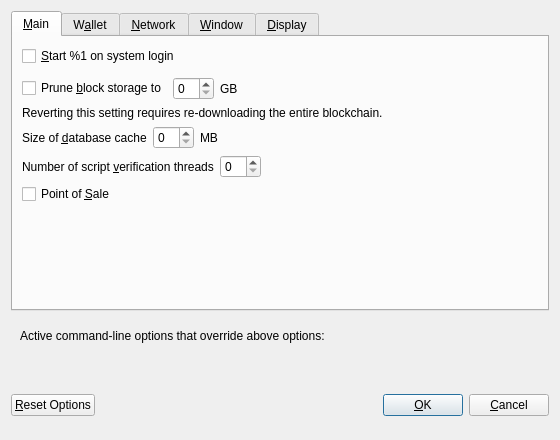
<?xml version="1.0" encoding="UTF-8"?>
<ui version="4.0">
 <class>OptionsDialog</class>
 <widget class="QDialog" name="OptionsDialog">
  <property name="geometry">
   <rect>
    <x>0</x>
    <y>0</y>
    <width>560</width>
    <height>440</height>
   </rect>
  </property>
  <property name="windowTitle">
   <string>Options</string>
  </property>
  <property name="modal">
   <bool>true</bool>
  </property>
  <layout class="QVBoxLayout" name="verticalLayout">
   <item>
    <widget class="QTabWidget" name="tabWidget">
     <property name="currentIndex">
      <number>0</number>
     </property>
     <widget class="QWidget" name="tabMain">
      <attribute name="title">
       <string>&amp;Main</string>
      </attribute>
      <layout class="QVBoxLayout" name="verticalLayout_Main">
       <item>
        <widget class="QCheckBox" name="bitcoinAtStartup">
         <property name="toolTip">
          <string>Automatically start %1 after logging in to the system.</string>
         </property>
         <property name="text">
          <string>&amp;Start %1 on system login</string>
         </property>
        </widget>
       </item>
       <item>
        <spacer name="horizontalSpacer_0_Main">
         <property name="orientation">
          <enum>Qt::Horizontal</enum>
         </property>
         <property name="sizeHint" stdset="0">
          <size>
           <width>40</width>
           <height>5</height>
          </size>
         </property>
        </spacer>
       </item>
       <item>
       <layout class="QHBoxLayout" name="horizontalLayout_Main_Prune">
        <item>
         <widget class="QCheckBox" name="prune">
          <property name="toolTip">
           <string>Disables some advanced features but all blocks will still be fully validated. Reverting this setting requires re-downloading the entire blockchain. Actual disk usage may be somewhat higher.</string>
          </property>
          <property name="text">
           <string>Prune &amp;block storage to</string>
          </property>
         </widget>
        </item>
        <item>
         <widget class="QSpinBox" name="pruneSize"/>
        </item>
         <item>
          <widget class="QLabel" name="pruneSizeUnitLabel">
           <property name="text">
            <string>GB</string>
           </property>
           <property name="textFormat">
            <enum>Qt::PlainText</enum>
           </property>
          </widget>
         </item>
         <item>
          <spacer name="horizontalSpacer_Main_Prune">
           <property name="orientation">
            <enum>Qt::Horizontal</enum>
           </property>
           <property name="sizeHint" stdset="0">
            <size>
             <width>40</width>
             <height>20</height>
            </size>
           </property>
          </spacer>
         </item>
        </layout>
       </item>
       <item>
        <widget class="QLabel" name="pruneWarning">
         <property name="text">
          <string>Reverting this setting requires re-downloading the entire blockchain.</string>
         </property>
         <property name="textFormat">
          <enum>Qt::PlainText</enum>
         </property>
        </widget>
       </item>
       <item>
        <layout class="QHBoxLayout" name="horizontalLayout_2_Main">
         <item>
          <widget class="QLabel" name="databaseCacheLabel">
           <property name="text">
            <string>Size of &amp;database cache</string>
           </property>
           <property name="textFormat">
            <enum>Qt::PlainText</enum>
           </property>
           <property name="buddy">
            <cstring>databaseCache</cstring>
           </property>
          </widget>
         </item>
         <item>
          <widget class="QSpinBox" name="databaseCache"/>
         </item>
         <item>
          <widget class="QLabel" name="databaseCacheUnitLabel">
           <property name="text">
            <string>MB</string>
           </property>
           <property name="textFormat">
            <enum>Qt::PlainText</enum>
           </property>
          </widget>
         </item>
         <item>
          <spacer name="horizontalSpacer_2_Main">
           <property name="orientation">
            <enum>Qt::Horizontal</enum>
           </property>
           <property name="sizeHint" stdset="0">
            <size>
             <width>40</width>
             <height>20</height>
            </size>
           </property>
          </spacer>
         </item>
        </layout>
       </item>
       <item>
        <layout class="QHBoxLayout" name="horizontalLayout_3_Main">
         <item>
          <widget class="QLabel" name="threadsScriptVerifLabel">
           <property name="text">
            <string>Number of script &amp;verification threads</string>
           </property>
           <property name="textFormat">
            <enum>Qt::PlainText</enum>
           </property>
           <property name="buddy">
            <cstring>threadsScriptVerif</cstring>
           </property>
          </widget>
         </item>
         <item>
          <widget class="QSpinBox" name="threadsScriptVerif">
           <property name="toolTip">
            <string>(0 = auto, &lt;0 = leave that many cores free)</string>
           </property>
          </widget>
         </item>
         <item>
          <spacer name="horizontalSpacer_3_Main">
           <property name="orientation">
            <enum>Qt::Horizontal</enum>
           </property>
           <property name="sizeHint" stdset="0">
            <size>
             <width>40</width>
             <height>20</height>
            </size>
           </property>
          </spacer>
         </item>
        </layout>
       </item>
       <item>
        <widget class="QCheckBox" name="pointOfSale">
         <property name="toolTip">
          <string>Enable Point of Sale mode to manage products and services for accepting Dogecoin payments</string>
         </property>
         <property name="text">
          <string>Point of &amp;Sale</string>
         </property>
        </widget>
       </item>
       <item>
        <spacer name="verticalSpacer_Main">
         <property name="orientation">
          <enum>Qt::Vertical</enum>
         </property>
         <property name="sizeHint" stdset="0">
          <size>
           <width>20</width>
           <height>40</height>
          </size>
         </property>
        </spacer>
       </item>
      </layout>
     </widget>
     <widget class="QWidget" name="tabWallet">
      <attribute name="title">
       <string>W&amp;allet</string>
      </attribute>
      <layout class="QVBoxLayout" name="verticalLayout_Wallet">
       <item>
        <widget class="QGroupBox" name="groupBox">
         <property name="title">
          <string>Expert</string>
         </property>
         <layout class="QVBoxLayout" name="verticalLayout_2">
          <item>
           <widget class="QCheckBox" name="coinControlFeatures">
            <property name="toolTip">
             <string>Whether to show coin control features or not.</string>
            </property>
            <property name="text">
             <string>Enable coin &amp;control features</string>
            </property>
           </widget>
          </item>
          <item>
           <widget class="QCheckBox" name="spendZeroConfChange">
            <property name="toolTip">
             <string>If you disable the spending of unconfirmed change, the change from a transaction cannot be used until that transaction has at least one confirmation. This also affects how your balance is computed.</string>
            </property>
            <property name="text">
             <string>&amp;Spend unconfirmed change</string>
            </property>
           </widget>
          </item>
         </layout>
        </widget>
       </item>
       <item>
        <spacer name="verticalSpacer_Wallet">
         <property name="orientation">
          <enum>Qt::Vertical</enum>
         </property>
         <property name="sizeHint" stdset="0">
          <size>
           <width>20</width>
           <height>40</height>
          </size>
         </property>
        </spacer>
       </item>
      </layout>
     </widget>
     <widget class="QWidget" name="tabNetwork">
      <attribute name="title">
       <string>&amp;Network</string>
      </attribute>
      <layout class="QVBoxLayout" name="verticalLayout_Network">
       <item>
        <widget class="QCheckBox" name="mapPortUpnp">
         <property name="toolTip">
          <string>Automatically open the Dogecoin client port on the router. This only works when your router supports UPnP and it is enabled.</string>
         </property>
         <property name="text">
          <string>Map port using &amp;UPnP</string>
         </property>
        </widget>
       </item>
       <item>
        <widget class="QCheckBox" name="allowIncoming">
         <property name="toolTip">
          <string>Accept connections from outside</string>
         </property>
         <property name="text">
          <string>Allow incoming connections</string>
         </property>
        </widget>
       </item>
       <item>
        <widget class="QCheckBox" name="connectSocks">
         <property name="toolTip">
          <string>Connect to the Dogecoin network through a SOCKS5 proxy.</string>
         </property>
         <property name="text">
          <string>&amp;Connect through SOCKS5 proxy (default proxy):</string>
         </property>
        </widget>
       </item>
       <item>
        <layout class="QHBoxLayout" name="horizontalLayout_1_Network">
         <item>
          <widget class="QLabel" name="proxyIpLabel">
           <property name="text">
            <string>Proxy &amp;IP:</string>
           </property>
           <property name="textFormat">
            <enum>Qt::PlainText</enum>
           </property>
           <property name="buddy">
            <cstring>proxyIp</cstring>
           </property>
          </widget>
         </item>
         <item>
          <widget class="QValidatedLineEdit" name="proxyIp">
           <property name="minimumSize">
            <size>
             <width>140</width>
             <height>0</height>
            </size>
           </property>
           <property name="maximumSize">
            <size>
             <width>140</width>
             <height>16777215</height>
            </size>
           </property>
           <property name="toolTip">
            <string>IP address of the proxy (e.g. IPv4: 127.0.0.1 / IPv6: ::1)</string>
           </property>
          </widget>
         </item>
         <item>
          <widget class="QLabel" name="proxyPortLabel">
           <property name="text">
            <string>&amp;Port:</string>
           </property>
           <property name="textFormat">
            <enum>Qt::PlainText</enum>
           </property>
           <property name="buddy">
            <cstring>proxyPort</cstring>
           </property>
          </widget>
         </item>
         <item>
          <widget class="QLineEdit" name="proxyPort">
           <property name="minimumSize">
            <size>
             <width>55</width>
             <height>0</height>
            </size>
           </property>
           <property name="maximumSize">
            <size>
             <width>55</width>
             <height>16777215</height>
            </size>
           </property>
           <property name="toolTip">
            <string>Port of the proxy (e.g. 9050)</string>
           </property>
          </widget>
         </item>
         <item>
          <spacer name="horizontalSpacer_1_Network">
           <property name="orientation">
            <enum>Qt::Horizontal</enum>
           </property>
           <property name="sizeHint" stdset="0">
            <size>
             <width>40</width>
             <height>20</height>
            </size>
           </property>
          </spacer>
         </item>
        </layout>
       </item>
       <item>
        <layout class="QHBoxLayout" name="horizontalLayout_2_Network">
         <item>
          <widget class="QLabel" name="proxyActiveNets">
           <property name="text">
            <string>Used for reaching peers via:</string>
           </property>
           <property name="textFormat">
            <enum>Qt::PlainText</enum>
           </property>
          </widget>
         </item>
         <item>
          <widget class="QCheckBox" name="proxyReachIPv4">
           <property name="enabled">
            <bool>false</bool>
           </property>
           <property name="toolTip">
            <string>Shows, if the supplied default SOCKS5 proxy is used to reach peers via this network type.</string>
           </property>
           <property name="text">
            <string/>
           </property>
          </widget>
         </item>
         <item>
          <widget class="QLabel" name="proxyReachIPv4Label">
           <property name="text">
            <string>IPv4</string>
           </property>
           <property name="textFormat">
            <enum>Qt::PlainText</enum>
           </property>
          </widget>
         </item>
         <item>
          <widget class="QCheckBox" name="proxyReachIPv6">
           <property name="enabled">
            <bool>false</bool>
           </property>
           <property name="toolTip">
            <string>Shows, if the supplied default SOCKS5 proxy is used to reach peers via this network type.</string>
           </property>
           <property name="text">
            <string/>
           </property>
          </widget>
         </item>
         <item>
          <widget class="QLabel" name="proxyReachIPv6Label">
           <property name="text">
            <string>IPv6</string>
           </property>
           <property name="textFormat">
            <enum>Qt::PlainText</enum>
           </property>
          </widget>
         </item>
         <item>
          <widget class="QCheckBox" name="proxyReachTor">
           <property name="enabled">
            <bool>false</bool>
           </property>
           <property name="toolTip">
            <string>Shows, if the supplied default SOCKS5 proxy is used to reach peers via this network type.</string>
           </property>
           <property name="text">
            <string/>
           </property>
          </widget>
         </item>
         <item>
          <widget class="QLabel" name="proxyReachTorLabel">
           <property name="text">
            <string>Tor</string>
           </property>
           <property name="textFormat">
            <enum>Qt::PlainText</enum>
           </property>
          </widget>
         </item>
         <item>
          <spacer name="horizontalSpacer_2_Network">
           <property name="orientation">
            <enum>Qt::Horizontal</enum>
           </property>
           <property name="sizeHint" stdset="0">
            <size>
             <width>40</width>
             <height>20</height>
            </size>
           </property>
          </spacer>
         </item>
        </layout>
       </item>
       <item>
        <widget class="QCheckBox" name="connectSocksTor">
         <property name="toolTip">
          <string>Connect to the Dogecoin network through a separate SOCKS5 proxy for Tor hidden services.</string>
         </property>
         <property name="text">
          <string>Use separate SOCKS5 proxy to reach peers via Tor hidden services:</string>
         </property>
        </widget>
       </item>
       <item>
        <layout class="QHBoxLayout" name="horizontalLayout_3_Network">
         <item>
          <widget class="QLabel" name="proxyIpTorLabel">
           <property name="text">
            <string>Proxy &amp;IP:</string>
           </property>
           <property name="textFormat">
            <enum>Qt::PlainText</enum>
           </property>
           <property name="buddy">
            <cstring>proxyIpTor</cstring>
           </property>
          </widget>
         </item>
         <item>
          <widget class="QValidatedLineEdit" name="proxyIpTor">
           <property name="minimumSize">
            <size>
             <width>140</width>
             <height>0</height>
            </size>
           </property>
           <property name="maximumSize">
            <size>
             <width>140</width>
             <height>16777215</height>
            </size>
           </property>
           <property name="toolTip">
            <string>IP address of the proxy (e.g. IPv4: 127.0.0.1 / IPv6: ::1)</string>
           </property>
          </widget>
         </item>
         <item>
          <widget class="QLabel" name="proxyPortTorLabel">
           <property name="text">
            <string>&amp;Port:</string>
           </property>
           <property name="textFormat">
            <enum>Qt::PlainText</enum>
           </property>
           <property name="buddy">
            <cstring>proxyPortTor</cstring>
           </property>
          </widget>
         </item>
         <item>
          <widget class="QLineEdit" name="proxyPortTor">
           <property name="minimumSize">
            <size>
             <width>55</width>
             <height>0</height>
            </size>
           </property>
           <property name="maximumSize">
            <size>
             <width>55</width>
             <height>16777215</height>
            </size>
           </property>
           <property name="toolTip">
            <string>Port of the proxy (e.g. 9050)</string>
           </property>
          </widget>
         </item>
         <item>
          <spacer name="horizontalSpacer_4_Network">
           <property name="orientation">
            <enum>Qt::Horizontal</enum>
           </property>
           <property name="sizeHint" stdset="0">
            <size>
             <width>40</width>
             <height>20</height>
            </size>
           </property>
          </spacer>
         </item>
        </layout>
       </item>
       <item>
        <spacer name="verticalSpacer_Network">
         <property name="orientation">
          <enum>Qt::Vertical</enum>
         </property>
         <property name="sizeHint" stdset="0">
          <size>
           <width>20</width>
           <height>40</height>
          </size>
         </property>
        </spacer>
       </item>
      </layout>
     </widget>
     <widget class="QWidget" name="tabWindow">
      <attribute name="title">
       <string>&amp;Window</string>
      </attribute>
      <layout class="QVBoxLayout" name="verticalLayout_Window">
       <item>
        <widget class="QCheckBox" name="hideTrayIcon">
         <property name="toolTip">
          <string>&amp;Hide the icon from the system tray.</string>
         </property>
         <property name="text">
          <string>Hide tray icon</string>
         </property>
        </widget>
       </item>
       <item>
        <widget class="QCheckBox" name="minimizeToTray">
         <property name="toolTip">
          <string>Show only a tray icon after minimizing the window.</string>
         </property>
         <property name="text">
          <string>&amp;Minimize to the tray instead of the taskbar</string>
         </property>
        </widget>
       </item>
       <item>
        <widget class="QCheckBox" name="minimizeOnClose">
         <property name="toolTip">
          <string>Minimize instead of exit the application when the window is closed. When this option is enabled, the application will be closed only after selecting Exit in the menu.</string>
         </property>
         <property name="text">
          <string>M&amp;inimize on close</string>
         </property>
        </widget>
       </item>
       <item>
        <spacer name="verticalSpacer_Window">
         <property name="orientation">
          <enum>Qt::Vertical</enum>
         </property>
         <property name="sizeHint" stdset="0">
          <size>
           <width>20</width>
           <height>40</height>
          </size>
         </property>
        </spacer>
       </item>
      </layout>
     </widget>
     <widget class="QWidget" name="tabDisplay">
      <attribute name="title">
       <string>&amp;Display</string>
      </attribute>
      <layout class="QVBoxLayout" name="verticalLayout_Display">
       <item>
        <layout class="QHBoxLayout" name="horizontalLayout_1_Display">
         <item>
          <widget class="QLabel" name="langLabel">
           <property name="text">
            <string>User Interface &amp;language:</string>
           </property>
           <property name="textFormat">
            <enum>Qt::PlainText</enum>
           </property>
           <property name="buddy">
            <cstring>lang</cstring>
           </property>
          </widget>
         </item>
         <item>
          <widget class="QValueComboBox" name="lang">
           <property name="toolTip">
            <string>The user interface language can be set here. This setting will take effect after restarting %1.</string>
           </property>
          </widget>
         </item>
        </layout>
       </item>
       <item>
        <layout class="QHBoxLayout" name="horizontalLayout_2_Display">
         <item>
          <widget class="QLabel" name="unitLabel">
           <property name="text">
            <string>&amp;Unit to show amounts in:</string>
           </property>
           <property name="textFormat">
            <enum>Qt::PlainText</enum>
           </property>
           <property name="buddy">
            <cstring>unit</cstring>
           </property>
          </widget>
         </item>
         <item>
          <widget class="QValueComboBox" name="unit">
           <property name="toolTip">
            <string>Choose the default subdivision unit to show in the interface and when sending coins.</string>
           </property>
          </widget>
         </item>
        </layout>
       </item>
       <item>
        <layout class="QHBoxLayout" name="horizontalLayout_3_Display">
         <item>
          <widget class="QLabel" name="thirdPartyTxUrlsLabel">
           <property name="toolTip">
            <string>Third party URLs (e.g. a block explorer) that appear in the transactions tab as context menu items. %s in the URL is replaced by transaction hash. Multiple URLs are separated by vertical bar |.</string>
           </property>
           <property name="text">
            <string>Third party transaction URLs</string>
           </property>
           <property name="buddy">
            <cstring>thirdPartyTxUrls</cstring>
           </property>
          </widget>
         </item>
         <item>
          <widget class="QLineEdit" name="thirdPartyTxUrls">
           <property name="toolTip">
            <string>Third party URLs (e.g. a block explorer) that appear in the transactions tab as context menu items. %s in the URL is replaced by transaction hash. Multiple URLs are separated by vertical bar |.</string>
           </property>
          </widget>
         </item>
        </layout>
       </item>
       <item>
        <spacer name="verticalSpacer_Display">
         <property name="orientation">
          <enum>Qt::Vertical</enum>
         </property>
         <property name="sizeHint" stdset="0">
          <size>
           <width>20</width>
           <height>40</height>
          </size>
         </property>
        </spacer>
       </item>
      </layout>
     </widget>
    </widget>
   </item>
   <item>
    <widget class="QFrame" name="frame">
     <layout class="QVBoxLayout" name="verticalLayout_Bottom">
      <item>
       <layout class="QHBoxLayout" name="horizontalLayout_Bottom">
        <item>
         <widget class="QLabel" name="overriddenByCommandLineInfoLabel">
          <property name="text">
           <string>Active command-line options that override above options:</string>
          </property>
          <property name="textFormat">
           <enum>Qt::PlainText</enum>
          </property>
         </widget>
        </item>
        <item>
         <spacer name="horizontalSpacer_Bottom">
          <property name="orientation">
           <enum>Qt::Horizontal</enum>
          </property>
          <property name="sizeHint" stdset="0">
           <size>
            <width>40</width>
            <height>20</height>
           </size>
          </property>
         </spacer>
        </item>
       </layout>
      </item>
      <item>
       <widget class="QLabel" name="overriddenByCommandLineLabel">
        <property name="text">
         <string/>
        </property>
        <property name="textFormat">
         <enum>Qt::PlainText</enum>
        </property>
        <property name="wordWrap">
         <bool>true</bool>
        </property>
       </widget>
      </item>
     </layout>
    </widget>
   </item>
   <item>
    <layout class="QHBoxLayout" name="horizontalLayout_Buttons">
     <item>
      <widget class="QPushButton" name="resetButton">
       <property name="toolTip">
        <string>Reset all client options to default.</string>
       </property>
       <property name="text">
        <string>&amp;Reset Options</string>
       </property>
       <property name="autoDefault">
        <bool>false</bool>
       </property>
      </widget>
     </item>
     <item>
      <spacer name="horizontalSpacer_1">
       <property name="orientation">
        <enum>Qt::Horizontal</enum>
       </property>
       <property name="sizeHint" stdset="0">
        <size>
         <width>40</width>
         <height>48</height>
        </size>
       </property>
      </spacer>
     </item>
     <item>
      <widget class="QLabel" name="statusLabel">
       <property name="minimumSize">
        <size>
         <width>200</width>
         <height>0</height>
        </size>
       </property>
       <property name="font">
        <font>
         <weight>75</weight>
         <bold>true</bold>
        </font>
       </property>
       <property name="text">
        <string/>
       </property>
       <property name="textFormat">
        <enum>Qt::PlainText</enum>
       </property>
       <property name="wordWrap">
        <bool>true</bool>
       </property>
      </widget>
     </item>
     <item>
      <spacer name="horizontalSpacer_2">
       <property name="orientation">
        <enum>Qt::Horizontal</enum>
       </property>
       <property name="sizeHint" stdset="0">
        <size>
         <width>40</width>
         <height>48</height>
        </size>
       </property>
      </spacer>
     </item>
     <item>
      <widget class="QPushButton" name="okButton">
       <property name="text">
        <string>&amp;OK</string>
       </property>
       <property name="autoDefault">
        <bool>false</bool>
       </property>
       <property name="default">
        <bool>true</bool>
       </property>
      </widget>
     </item>
     <item>
      <widget class="QPushButton" name="cancelButton">
       <property name="text">
        <string>&amp;Cancel</string>
       </property>
       <property name="autoDefault">
        <bool>false</bool>
       </property>
      </widget>
     </item>
    </layout>
   </item>
  </layout>
 </widget>
 <customwidgets>
  <customwidget>
   <class>QValidatedLineEdit</class>
   <extends>QLineEdit</extends>
   <header>qvalidatedlineedit.h</header>
  </customwidget>
  <customwidget>
   <class>QValueComboBox</class>
   <extends>QComboBox</extends>
   <header>qvaluecombobox.h</header>
  </customwidget>
 </customwidgets>
 <resources/>
 <connections/>
</ui>
